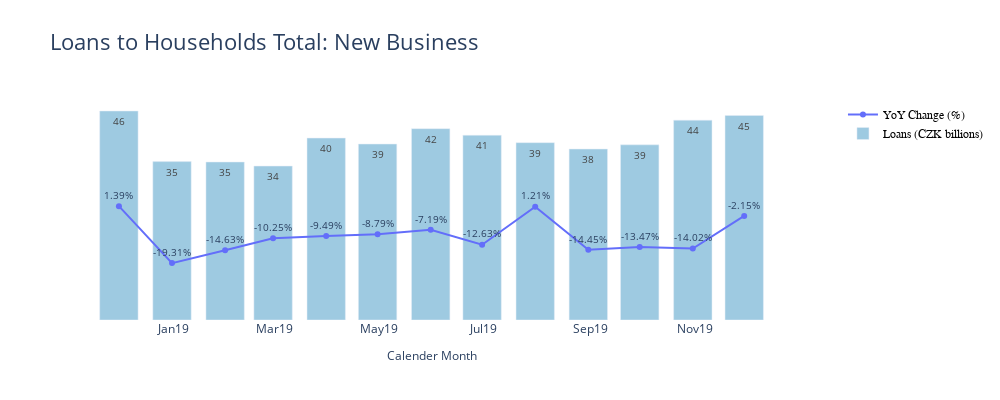

Source (notebook cell):
### Code cell
gen_chart('IND1 Residents-loans to households (incl. NPISHs) total', 'Loans to Households Total: New Business', 'NewVolume')

### Figure 1 — Plotly figure (JSON) as saved in the notebook; plotly's stock layout.template omitted (floating-point values rounded to 4 significant figures)
{"data": [{"hoverinfo": "none", "mode": "lines+markers+text", "name": "YoY Change (%)", "text": [0.0139, -0.1931, -0.1463, -0.1025, -0.0949, -0.0879, -0.0719, -0.1263, 0.0121, -0.1445, -0.1347, -0.1402, -0.0215], "textfont": {"size": 10}, "textposition": "top center", "texttemplate": "%{text:.2%}", "type": "scatter", "x": ["2018-11-30T00:00:00", "2018-12-31T00:00:00", "2019-01-31T00:00:00", "2019-02-28T00:00:00", "2019-03-31T00:00:00", "2019-04-30T00:00:00", "2019-05-31T00:00:00", "2019-06-30T00:00:00", "2019-07-31T00:00:00", "2019-08-31T00:00:00", "2019-09-30T00:00:00", "2019-10-31T00:00:00", "2019-11-30T00:00:00"], "xaxis": "x", "y": [0.01386, -0.1931, -0.1463, -0.1025, -0.09487, -0.08788, -0.07187, -0.1263, 0.0121, -0.1445, -0.1347, -0.1402, -0.02153], "yaxis": "y2"}, {"hoverinfo": "none", "marker": {"color": "rgb(158,202,225)"}, "name": "Loans (CZK billions)", "text": [46, 35, 35, 34, 40, 39, 42, 41, 39, 38, 39, 44, 45], "textfont": {"size": 10}, "textposition": "auto", "texttemplate": "%{text:,.0f}", "type": "bar", "x": ["2018-11-30T00:00:00", "2018-12-31T00:00:00", "2019-01-31T00:00:00", "2019-02-28T00:00:00", "2019-03-31T00:00:00", "2019-04-30T00:00:00", "2019-05-31T00:00:00", "2019-06-30T00:00:00", "2019-07-31T00:00:00", "2019-08-31T00:00:00", "2019-09-30T00:00:00", "2019-10-31T00:00:00", "2019-11-30T00:00:00"], "xaxis": "x", "y": [46.14, 34.96, 34.88, 33.98, 40.16, 38.85, 42.24, 40.78, 39.15, 37.74, 38.67, 44.11, 45.14], "yaxis": "y"}], "layout": {"autosize": false, "font": {"size": 16}, "height": 400, "legend": {"font": {"color": "black", "family": "sans-serif", "size": 12}}, "paper_bgcolor": "rgba(0,0,0,0)", "plot_bgcolor": "rgba(0,0,0,0)", "showlegend": true, "title": {"text": "Loans to Households Total: New Business"}, "width": 1000, "xaxis": {"anchor": "y", "domain": [0, 0.94], "tickfont": {"size": 12}, "tickformat": "%b%y", "title": {"font": {"size": 12}, "text": "Calender Month"}}, "yaxis": {"anchor": "x", "domain": [0, 1], "tickfont": {"size": 12}, "tickformat": ",.0f", "title": {"font": {"size": 12}, "text": "Loans (CZK)"}, "visible": false}, "yaxis2": {"anchor": "x", "overlaying": "y", "range": [-0.4, 0.4], "side": "right", "tickfont": {"size": 12}, "tickformat": ".2%", "title": {"font": {"size": 12}, "text": "YoY Change(%)/Non-performing Rate(%)"}, "visible": false}}}
